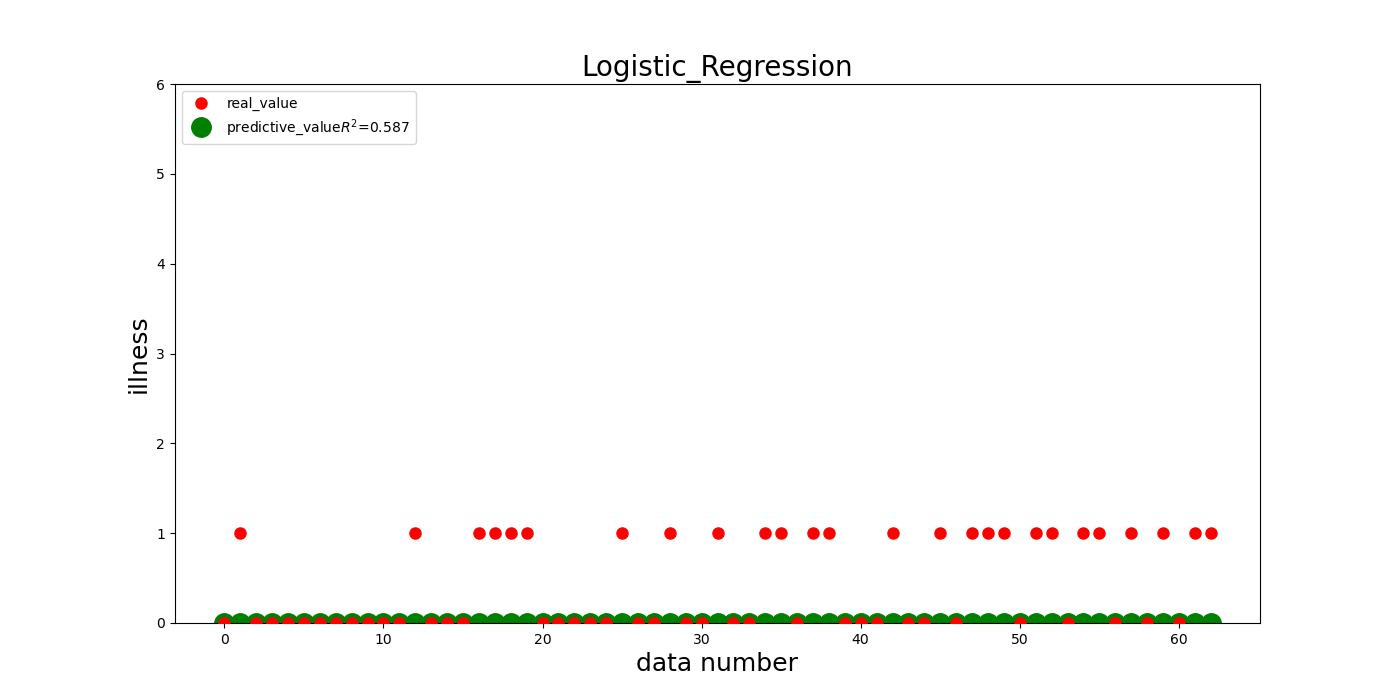

Here is the Python script that generated this plot:
# Logistic_Regression
from sklearn.linear_model import LogisticRegressionCV, LogisticRegression
from sklearn.model_selection import train_test_split
from sklearn.preprocessing import StandardScaler
import numpy as np
import pandas as pd
import matplotlib.pyplot as plt

# 读入数据
data = pd.read_csv("data_2_test.csv")

# 提取特征

# 菌群
feature_DecisionTree = ['sample', 'g__Lachnospiraceae_UCG-001', 'g__Victivallis', 'g__Paraprevotella',
                        'g__Lachnospiraceae_UCG-003']
feature_XGBoost = ['sample', 'g__Ruminiclostridium_9', 'g__Parasutterella', 'g__Lachnospiraceae_UCG-001', 'g__Blautia',
                   'g__Ruminococcaceae_UCG-003']
feature_Forest = ['sample', 'g__Abiotrophia', 'g__Acetanaerobacterium', 'g__Acidaminococcus', 'g__Acinetobacter',
                  'g__Actinomyces', 'g__Adlercreutzia', 'g__Akkermansia', 'g__Aliihoeflea']

# 代谢物
feature_DecisionTree_2 = ['sample', '3-Dehydrocholic acid', 'Hydrocinnamic acid', 'Glycolithocholic acid']
feature_XGBoost_2 = ['sample', 'Phthalic acid', '3-Dehydrocholic acid', 'Nicotinic acid']
feature_Forest_2 = ['sample', 'Deoxycholic acid', 'Hyodeoxycholic acid', 'L-Lysine', 'L-Histidine', 'L-Arginine',
                    'Ornithine', 'L-Glutamine', 'L-Glutamic acid', 'Sarcosine']

# 划分测试集与训练集
X = data[feature_Forest_2[1:]]
Y = data[feature_Forest_2[0]]
X_train, X_test, Y_train, Y_test = train_test_split(X, Y, test_size=0.8, random_state=0)

# 标准化
ss = StandardScaler()
X_train = ss.fit_transform(X_train)  # 先拟合数据再进行标准化

# 构建模型并训练
lr = LogisticRegressionCV(multi_class="ovr", fit_intercept=True, Cs=np.logspace(-2, 2, 20), cv=2, penalty="l2",
                          solver="lbfgs", tol=0.01)
re = lr.fit(X_train, Y_train)

# 模型效果获取
r = re.score(X_train, Y_train)
print("Accuracy", r)
print("参数：", re.coef_)
print("截距", re.intercept_)
print("稀疏化特征比率：%.2f%% " % (np.mean(lr.coef_.ravel() == 0) * 100))
print("=========sigmoid函数转化的值，即：概率p=========")
print(re.predict_proba(X_test))  # sigmoid函数的值 概率p
X_test = ss.fit_transform(X_test)  # 数据标准化
Y_predict = lr.predict(X_test)  # 预测

# 训练结果可视化
x = range(len(X_test))
plt.figure(figsize=(14, 7), facecolor='w')
plt.ylim(0, 6)
plt.plot(x, Y_test, "ro", markersize=8, zorder=3, label=u"real_value")
plt.plot(x, Y_predict, "go", markersize=14, zorder=2, label=u"predictive_value$R^2$=%.3f" % lr.score(X_test, Y_test))
plt.legend(loc="upper left")
plt.xlabel(u"data number", fontsize=18)
plt.ylabel(u"illness", fontsize=18)
plt.title(u"Logistic_Regression", fontsize=20)
plt.savefig("Logistic_Regression.png")
plt.show()
print("=============Y_test==============")
print(Y_test.ravel())
print("============Y_predict============")
print(Y_predict)
